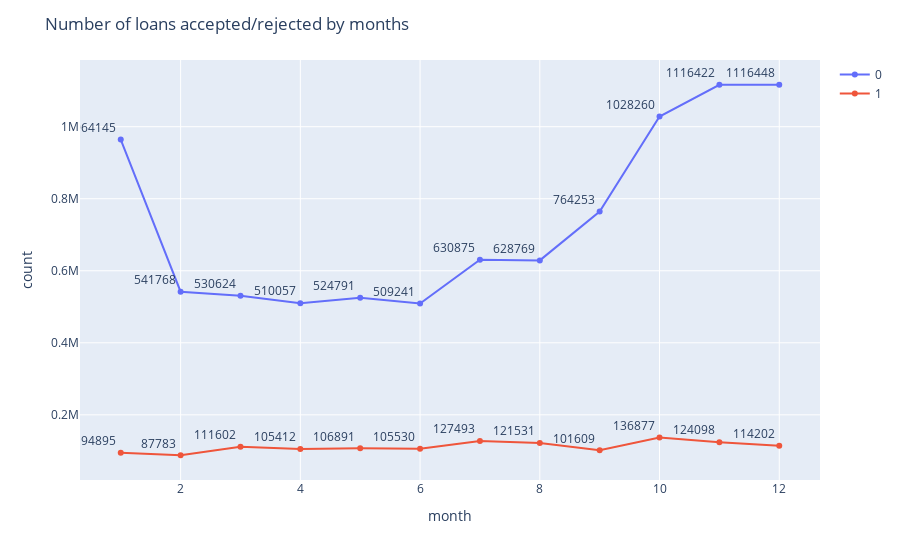

Notebook source saved alongside this figure:
### Code cell
h.plot_line_plot_plotly(months, "month", "count", "status", "Number of loans accepted/rejected by months")

### Figure 1 — Plotly figure (JSON) as saved in the notebook; plotly's stock layout.template omitted (floating-point values rounded to 4 significant figures)
{"data": [{"hovertemplate": "status=0<br>month=%{x}<br>count=%{text}<extra></extra>", "legendgroup": "0", "line": {"color": "#636efa", "dash": "solid"}, "marker": {"symbol": "circle"}, "mode": "lines+text+markers", "name": "0", "orientation": "v", "showlegend": true, "text": [1116448, 1116422, 1028260, 764253, 628769, 630875, 509241, 524791, 510057, 530624, 541768, 964145], "textposition": "top left", "type": "scatter", "x": [12, 11, 10, 9, 8, 7, 6, 5, 4, 3, 2, 1], "xaxis": "x", "y": [1116448, 1116422, 1028260, 764253, 628769, 630875, 509241, 524791, 510057, 530624, 541768, 964145], "yaxis": "y"}, {"hovertemplate": "status=1<br>month=%{x}<br>count=%{text}<extra></extra>", "legendgroup": "1", "line": {"color": "#EF553B", "dash": "solid"}, "marker": {"symbol": "circle"}, "mode": "lines+text+markers", "name": "1", "orientation": "v", "showlegend": true, "text": [114202, 124098, 136877, 101609, 121531, 127493, 105530, 106891, 105412, 111602, 87783, 94895], "textposition": "top left", "type": "scatter", "x": [12, 11, 10, 9, 8, 7, 6, 5, 4, 3, 2, 1], "xaxis": "x", "y": [114202, 124098, 136877, 101609, 121531, 127493, 105530, 106891, 105412, 111602, 87783, 94895], "yaxis": "y"}], "layout": {"legend": {"title": {"text": ""}, "tracegroupgap": 0}, "margin": {"t": 60}, "title": {"text": "Number of loans accepted/rejected by months"}, "xaxis": {"anchor": "y", "domain": [0, 1], "title": {"text": "month"}}, "yaxis": {"anchor": "x", "domain": [0, 1], "title": {"text": "count"}}}}
